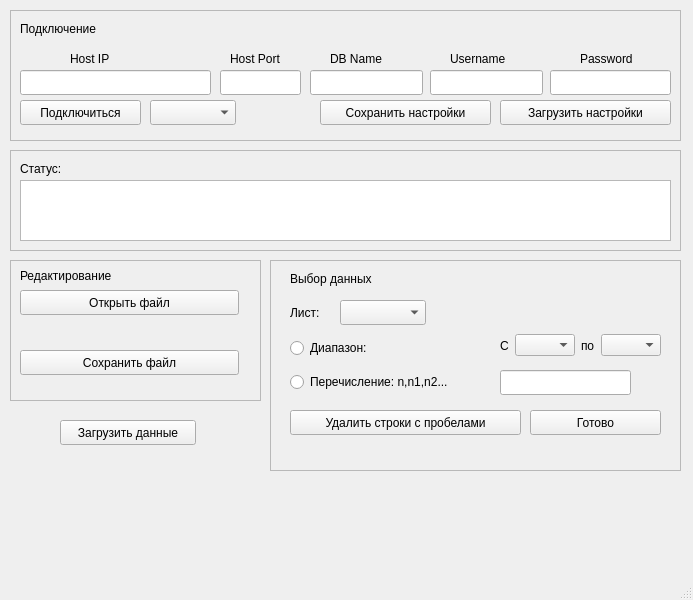
<?xml version="1.0" encoding="UTF-8"?>
<ui version="4.0">
 <class>MainWindow</class>
 <widget class="QMainWindow" name="MainWindow">
  <property name="geometry">
   <rect>
    <x>0</x>
    <y>0</y>
    <width>693</width>
    <height>600</height>
   </rect>
  </property>
  <property name="windowTitle">
   <string>Excel To PSQL</string>
  </property>
  <widget class="QWidget" name="centralwidget">
   <widget class="QPushButton" name="load_dataButton">
    <property name="geometry">
     <rect>
      <x>60</x>
      <y>420</y>
      <width>136</width>
      <height>25</height>
     </rect>
    </property>
    <property name="text">
     <string>Загрузить данные</string>
    </property>
   </widget>
   <widget class="QFrame" name="choose_columns_frame">
    <property name="geometry">
     <rect>
      <x>270</x>
      <y>260</y>
      <width>411</width>
      <height>211</height>
     </rect>
    </property>
    <property name="frameShape">
     <enum>QFrame::StyledPanel</enum>
    </property>
    <property name="frameShadow">
     <enum>QFrame::Raised</enum>
    </property>
    <widget class="QLineEdit" name="pereEdit">
     <property name="geometry">
      <rect>
       <x>230</x>
       <y>110</y>
       <width>131</width>
       <height>25</height>
      </rect>
     </property>
    </widget>
    <widget class="QWidget" name="verticalLayoutWidget">
     <property name="geometry">
      <rect>
       <x>20</x>
       <y>70</y>
       <width>201</width>
       <height>71</height>
      </rect>
     </property>
     <layout class="QVBoxLayout" name="columns_chooseLayout">
      <item>
       <widget class="QRadioButton" name="diapasonButton">
        <property name="text">
         <string>Диапазон:</string>
        </property>
       </widget>
      </item>
      <item>
       <widget class="QRadioButton" name="pereButton">
        <property name="text">
         <string>Перечисление: n,n1,n2...</string>
        </property>
       </widget>
      </item>
     </layout>
    </widget>
    <widget class="QWidget" name="horizontalLayoutWidget">
     <property name="geometry">
      <rect>
       <x>230</x>
       <y>70</y>
       <width>161</width>
       <height>31</height>
      </rect>
     </property>
     <layout class="QHBoxLayout" name="horizontalLayout">
      <item>
       <widget class="QLabel" name="label">
        <property name="text">
         <string>C</string>
        </property>
       </widget>
      </item>
      <item>
       <widget class="QComboBox" name="fromBox"/>
      </item>
      <item>
       <widget class="QLabel" name="label_2">
        <property name="text">
         <string>по</string>
        </property>
       </widget>
      </item>
      <item>
       <widget class="QComboBox" name="toBox"/>
      </item>
     </layout>
    </widget>
    <widget class="QPushButton" name="choose_columnsButton">
     <property name="geometry">
      <rect>
       <x>260</x>
       <y>150</y>
       <width>131</width>
       <height>25</height>
      </rect>
     </property>
     <property name="text">
      <string>Готово</string>
     </property>
    </widget>
    <widget class="QLabel" name="label_3">
     <property name="geometry">
      <rect>
       <x>20</x>
       <y>10</y>
       <width>131</width>
       <height>17</height>
      </rect>
     </property>
     <property name="text">
      <string>Выбор данных</string>
     </property>
    </widget>
    <widget class="QComboBox" name="c_sheetBox">
     <property name="geometry">
      <rect>
       <x>70</x>
       <y>40</y>
       <width>86</width>
       <height>25</height>
      </rect>
     </property>
    </widget>
    <widget class="QLabel" name="label_9">
     <property name="geometry">
      <rect>
       <x>20</x>
       <y>37</y>
       <width>67</width>
       <height>31</height>
      </rect>
     </property>
     <property name="text">
      <string>Лист:</string>
     </property>
    </widget>
    <widget class="QPushButton" name="del_spButton">
     <property name="geometry">
      <rect>
       <x>20</x>
       <y>150</y>
       <width>231</width>
       <height>25</height>
      </rect>
     </property>
     <property name="text">
      <string>Удалить строки с пробелами</string>
     </property>
    </widget>
   </widget>
   <widget class="QFrame" name="Connection_frame">
    <property name="geometry">
     <rect>
      <x>10</x>
      <y>10</y>
      <width>671</width>
      <height>131</height>
     </rect>
    </property>
    <property name="frameShape">
     <enum>QFrame::StyledPanel</enum>
    </property>
    <property name="frameShadow">
     <enum>QFrame::Raised</enum>
    </property>
    <widget class="QPushButton" name="save_setButton">
     <property name="geometry">
      <rect>
       <x>310</x>
       <y>90</y>
       <width>171</width>
       <height>25</height>
      </rect>
     </property>
     <property name="text">
      <string>Сохранить настройки</string>
     </property>
    </widget>
    <widget class="QLabel" name="passLabel">
     <property name="geometry">
      <rect>
       <x>570</x>
       <y>40</y>
       <width>67</width>
       <height>17</height>
      </rect>
     </property>
     <property name="text">
      <string>Password</string>
     </property>
    </widget>
    <widget class="QLabel" name="unLabel">
     <property name="geometry">
      <rect>
       <x>440</x>
       <y>40</y>
       <width>81</width>
       <height>17</height>
      </rect>
     </property>
     <property name="text">
      <string>Username</string>
     </property>
    </widget>
    <widget class="QLineEdit" name="unLine">
     <property name="geometry">
      <rect>
       <x>420</x>
       <y>60</y>
       <width>113</width>
       <height>25</height>
      </rect>
     </property>
    </widget>
    <widget class="QPushButton" name="load_setButton">
     <property name="geometry">
      <rect>
       <x>490</x>
       <y>90</y>
       <width>171</width>
       <height>25</height>
      </rect>
     </property>
     <property name="text">
      <string>Загрузить настройки</string>
     </property>
    </widget>
    <widget class="QLineEdit" name="dbnLine">
     <property name="geometry">
      <rect>
       <x>300</x>
       <y>60</y>
       <width>113</width>
       <height>25</height>
      </rect>
     </property>
    </widget>
    <widget class="QLabel" name="portLabel">
     <property name="geometry">
      <rect>
       <x>220</x>
       <y>40</y>
       <width>67</width>
       <height>17</height>
      </rect>
     </property>
     <property name="text">
      <string>Host Port</string>
     </property>
    </widget>
    <widget class="QPushButton" name="connectButton">
     <property name="geometry">
      <rect>
       <x>10</x>
       <y>90</y>
       <width>121</width>
       <height>25</height>
      </rect>
     </property>
     <property name="text">
      <string>Подключиться</string>
     </property>
    </widget>
    <widget class="QLabel" name="dbnLabel">
     <property name="geometry">
      <rect>
       <x>320</x>
       <y>40</y>
       <width>67</width>
       <height>17</height>
      </rect>
     </property>
     <property name="text">
      <string>DB Name</string>
     </property>
    </widget>
    <widget class="QLineEdit" name="passLine">
     <property name="geometry">
      <rect>
       <x>540</x>
       <y>60</y>
       <width>121</width>
       <height>25</height>
      </rect>
     </property>
    </widget>
    <widget class="QLabel" name="hostLabel">
     <property name="geometry">
      <rect>
       <x>60</x>
       <y>40</y>
       <width>67</width>
       <height>17</height>
      </rect>
     </property>
     <property name="text">
      <string>Host IP</string>
     </property>
    </widget>
    <widget class="QLineEdit" name="hostLine">
     <property name="geometry">
      <rect>
       <x>10</x>
       <y>60</y>
       <width>191</width>
       <height>25</height>
      </rect>
     </property>
    </widget>
    <widget class="QLineEdit" name="portLine">
     <property name="geometry">
      <rect>
       <x>210</x>
       <y>60</y>
       <width>81</width>
       <height>25</height>
      </rect>
     </property>
    </widget>
    <widget class="QLabel" name="label_4">
     <property name="geometry">
      <rect>
       <x>10</x>
       <y>10</y>
       <width>111</width>
       <height>17</height>
      </rect>
     </property>
     <property name="text">
      <string>Подключение</string>
     </property>
    </widget>
    <widget class="QComboBox" name="choose_tableBox">
     <property name="geometry">
      <rect>
       <x>140</x>
       <y>90</y>
       <width>86</width>
       <height>25</height>
      </rect>
     </property>
    </widget>
   </widget>
   <widget class="QFrame" name="edit_frame">
    <property name="geometry">
     <rect>
      <x>10</x>
      <y>260</y>
      <width>251</width>
      <height>141</height>
     </rect>
    </property>
    <property name="frameShape">
     <enum>QFrame::StyledPanel</enum>
    </property>
    <property name="frameShadow">
     <enum>QFrame::Raised</enum>
    </property>
    <widget class="QLabel" name="label_5">
     <property name="geometry">
      <rect>
       <x>10</x>
       <y>0</y>
       <width>131</width>
       <height>31</height>
      </rect>
     </property>
     <property name="text">
      <string>Редактирование</string>
     </property>
    </widget>
    <widget class="QPushButton" name="save_excelButton">
     <property name="geometry">
      <rect>
       <x>10</x>
       <y>90</y>
       <width>219</width>
       <height>25</height>
      </rect>
     </property>
     <property name="text">
      <string>Сохранить файл</string>
     </property>
    </widget>
    <widget class="QPushButton" name="ofButton">
     <property name="geometry">
      <rect>
       <x>10</x>
       <y>30</y>
       <width>219</width>
       <height>25</height>
      </rect>
     </property>
     <property name="text">
      <string>Открыть файл</string>
     </property>
    </widget>
   </widget>
   <widget class="QFrame" name="status_frame">
    <property name="geometry">
     <rect>
      <x>10</x>
      <y>150</y>
      <width>671</width>
      <height>101</height>
     </rect>
    </property>
    <property name="frameShape">
     <enum>QFrame::StyledPanel</enum>
    </property>
    <property name="frameShadow">
     <enum>QFrame::Raised</enum>
    </property>
    <widget class="QListWidget" name="status_listWidget">
     <property name="geometry">
      <rect>
       <x>10</x>
       <y>30</y>
       <width>651</width>
       <height>61</height>
      </rect>
     </property>
    </widget>
    <widget class="QLabel" name="status_label">
     <property name="geometry">
      <rect>
       <x>10</x>
       <y>10</y>
       <width>67</width>
       <height>17</height>
      </rect>
     </property>
     <property name="text">
      <string>Статус:</string>
     </property>
    </widget>
   </widget>
  </widget>
  <widget class="QStatusBar" name="statusbar"/>
 </widget>
 <resources/>
 <connections/>
</ui>
